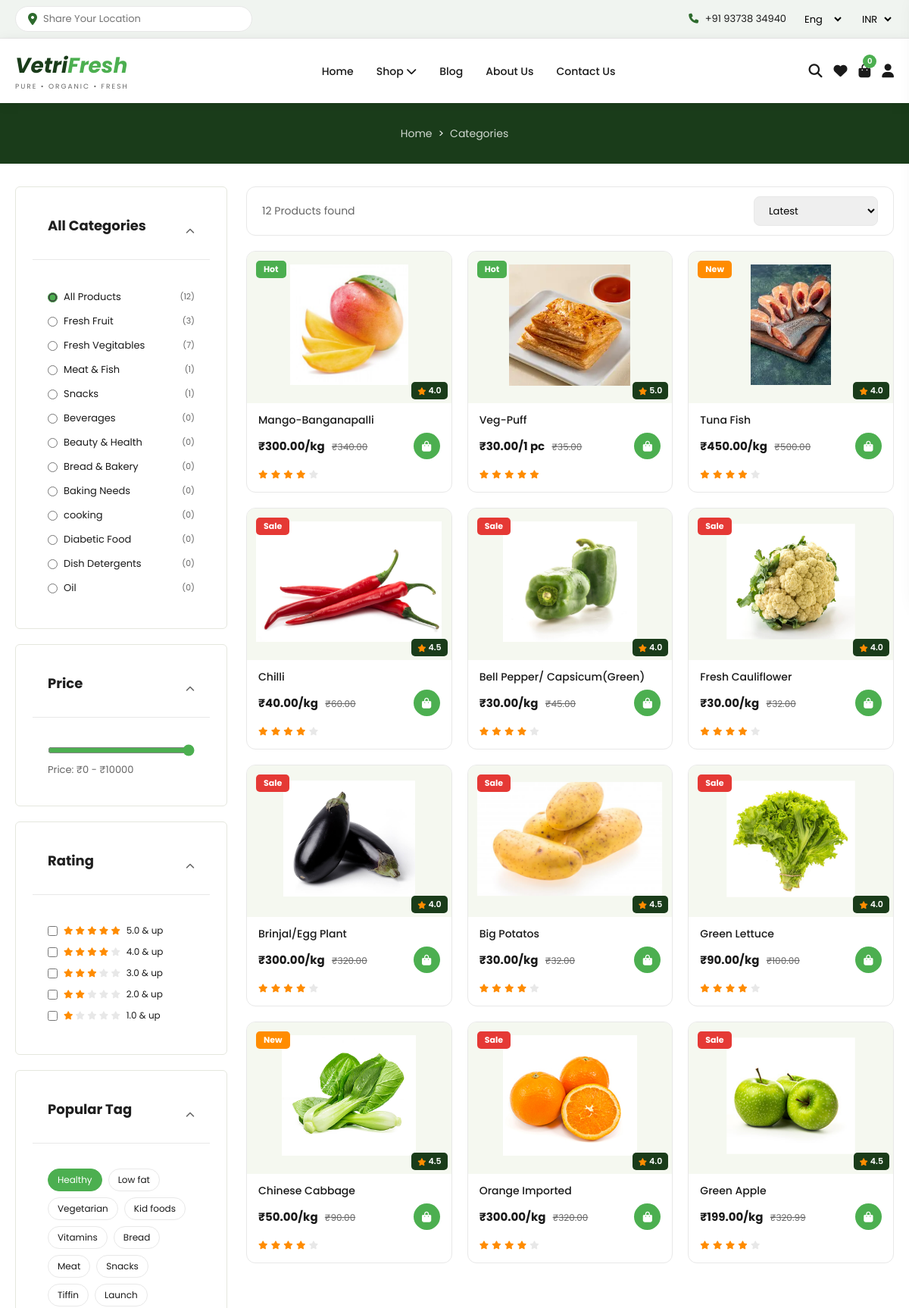
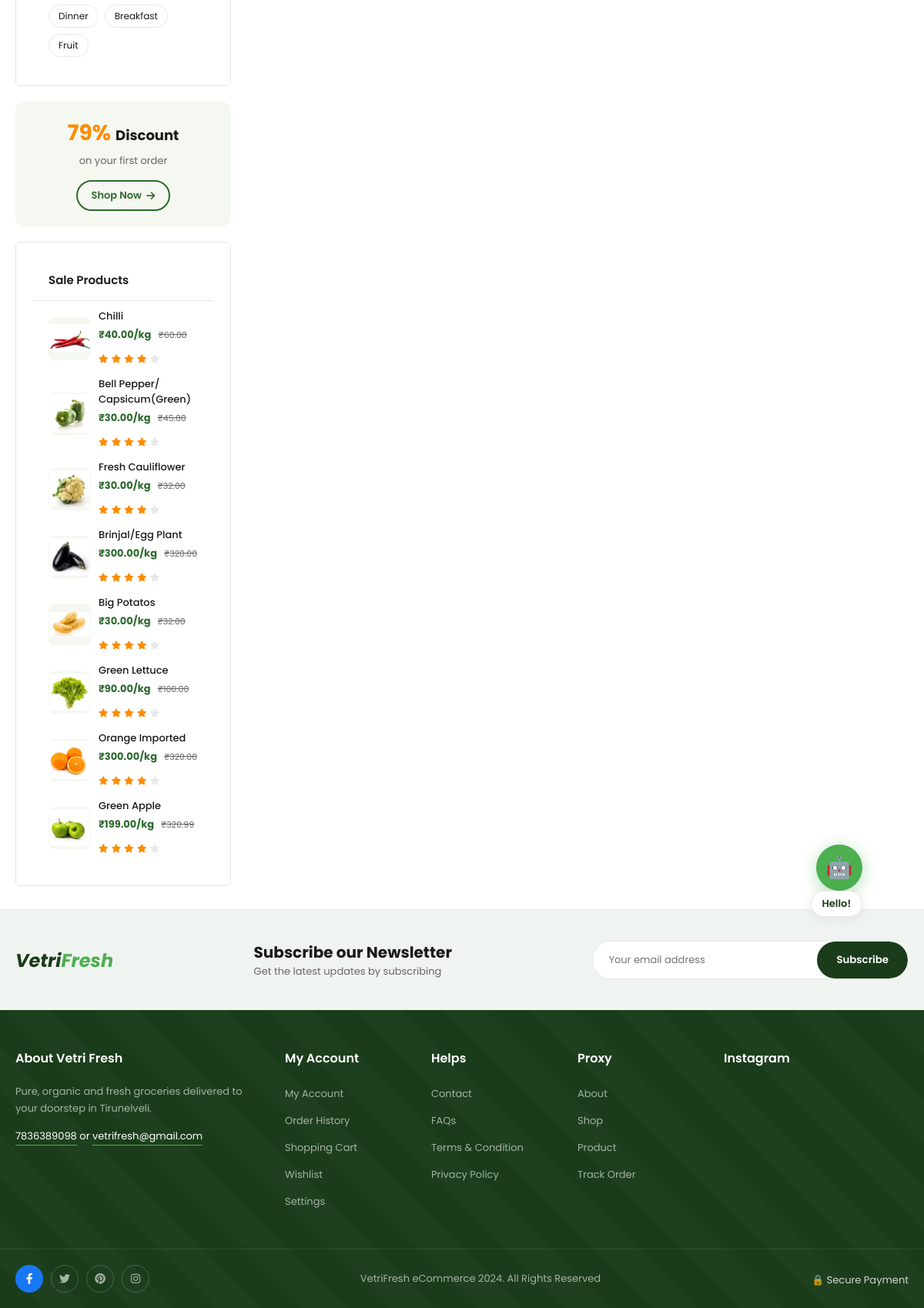
Screenshot of /products/ with the database file from the repository (2 pictures, top to bottom).
### products/models.py (models this page shows, shortened)
class Category(models.Model):
    name = models.CharField(max_length=200)
    image = models.ImageField(upload_to='categories/')
    slug = models.SlugField(unique=True)
    is_active = models.BooleanField(default=True)
    order = models.IntegerField(default=0)
    class Meta:
        verbose_name_plural = "Categories"

class Product(models.Model):
    BADGE_CHOICES = (
        ('none', 'None'),
        ('sale', 'Sale'),
        ('new', 'New'),
        ('hot', 'Hot'),
    )
    category = models.ForeignKey(Category, on_delete=models.CASCADE, related_name='products')
    name = models.CharField(max_length=200)
    slug = models.SlugField(unique=True)
    description = models.TextField(blank=True)
    image = models.ImageField(upload_to='products/')
    price = models.DecimalField(max_digits=10, decimal_places=2)
    original_price = models.DecimalField(max_digits=10, decimal_places=2, null=True, blank=True)
    unit = models.CharField(max_length=20, default='kg')
    badge = models.CharField(max_length=10, choices=BADGE_CHOICES, default='none')
    discount_percent = models.IntegerField(default=0)
    rating = models.DecimalField(max_digits=3, decimal_places=1, default=4.0)
    rating_count = models.IntegerField(default=0)
    stock = models.IntegerField(default=100)
    is_popular = models.BooleanField(default=False)
    is_active = models.BooleanField(default=True)
    created_at = models.DateTimeField(auto_now_add=True)

### products/views.py (the view)
# urls.py: path('', views.shop, name='shop'),
def shop(request):
    categories = Category.objects.filter(is_active=True).order_by('order')
    products = Product.objects.filter(is_active=True)
    category_slug = request.GET.get('category')
    selected_category = None
    if category_slug:
        selected_category = get_object_or_404(Category, slug=category_slug)
        products = products.filter(category=selected_category)
    min_price = request.GET.get('min_price', 0)
    max_price = request.GET.get('max_price', 10000)
    products = products.filter(price__gte=min_price, price__lte=max_price)
    rating = request.GET.get('rating')
    if rating:
        products = products.filter(rating__gte=rating)
    sort = request.GET.get('sort', 'latest')
    if sort == 'latest':
        products = products.order_by('-created_at')
    elif sort == 'price_low':
        products = products.order_by('price')
    elif sort == 'price_high':
        products = products.order_by('-price')
    elif sort == 'rating':
        products = products.order_by('-rating')
    paginator = Paginator(products, 12)
    page = request.GET.get('page', 1)
    products = paginator.get_page(page)
    context = {
        'categories': categories,
        'products': products,
        'selected_category': selected_category,
        'sort': sort,
        'min_price': min_price,
        'max_price': max_price,
    }
    return render(request, 'products/shop.html', context)

### templates/products/shop.html (shortened to what this page needs)
{% extends 'base.html' %}
{% load static %}
{% block content %}
<div class="breadcrumb-section">
    <div class="container">
        <nav class="breadcrumb">
            <a href="/">Home</a> &gt;
            <a href="/products/">Categories</a>
        </nav>
    </div>
    <div class="breadcrumb-bg">
    </div>
</div>
<section class="shop-section">
    <div class="container">
        <div class="shop-grid">
            <aside class="shop-sidebar">
                <div class="sidebar-widget">
                    <div class="widget-header" onclick="toggleWidget(this)">
                        <h3>All Categories</h3>
                        <i class="fas fa-chevron-up"></i>
                    </div>
                    <div class="widget-body">
                        <label class="category-check">
                            <input type="radio" name="category" value=""
                                {% if not selected_category %}checked{% endif %}
                                onchange="filterCategory('')">
                            <span>All Products</span>
                            <small>({{ categories|length }})</small>
                        </label>
                        {% for cat in categories %}
                        <label class="category-check">
                            <input type="radio" name="category" value="{{ cat.slug }}"
                                onchange="filterCategory('{{ cat.slug }}')">
                            <span>{{ cat.name }}</span>
                            <small>({{ cat.products.count }})</small>
                        </label>
                        {% endfor %}
                    </div>
                </div>
                <div class="sidebar-widget">
                    <div class="widget-header" onclick="toggleWidget(this)">
                        <h3>Price</h3>
                        <i class="fas fa-chevron-up"></i>
                    </div>
                    <div class="widget-body">
                        <div class="price-range">
                            <input type="range" id="price-range" min="0" max="1500" value="{{ max_price }}"
                                oninput="updatePrice(this.value)">
                            <div class="price-display">Price: <span id="price-val">₹{{ min_price }} - ₹{{ max_price }}</span></div>
                        </div>
                    </div>
                </div>
                <div class="sidebar-widget">
                    <div class="widget-header" onclick="toggleWidget(this)">
                        <h3>Rating</h3>
                        <i class="fas fa-chevron-up"></i>
                    </div>
                    <div class="widget-body">
                        {% for r in "54321" %}
                        <label class="rating-check">
                            <input type="checkbox" onchange="filterRating('{{ r }}')">
                            <span class="stars">
                                {% for i in "12345" %}
                                <i class="fas fa-star {% if forloop.counter > r|add:0 %}empty{% endif %}"></i>
                                {% endfor %}
                            </span>
                            <span>{{ r }}.0 & up</span>
                        </label>
                        {% endfor %}
                    </div>
                </div>
                <div class="sidebar-widget">
                    <div class="widget-header" onclick="toggleWidget(this)">
                        <h3>Popular Tag</h3>
                        <i class="fas fa-chevron-up"></i>
                    </div>
                    <div class="widget-body">
                        <div class="tags-grid">
                            <span class="tag active" onclick="filterTag(this)">Healthy</span>
                            <span class="tag" onclick="filterTag(this)">Low fat</span>
                            <span class="tag" onclick="filterTag(this)">Vegetarian</span>
                            <span class="tag" onclick="filterTag(this)">Kid foods</span>
                            <span class="tag" onclick="filterTag(this)">Vitamins</span>
                            <span class="tag" onclick="filterTag(this)">Bread</span>
                            <span class="tag" onclick="filterTag(this)">Meat</span>
                            <span class="tag" onclick="filterTag(this)">Snacks</span>
                            <span class="tag" onclick="filterTag(this)">Tiffin</span>
                            <span class="tag" onclick="filterTag(this)">Launch</span>
                            <span class="tag" onclick="filterTag(this)">Dinner</span>
                            <span class="tag" onclick="filterTag(this)">Breakfast</span>
                            <span class="tag" onclick="filterTag(this)">Fruit</span>
                        </div>
                    </div>
                </div>
                <div class="sidebar-discount">
                    <h3>79% <span>Discount</span></h3>
                    <p>on your first order</p>
                    <a href="/products/" class="btn-shop-sm">Shop Now <i class="fas fa-arrow-right"></i></a>
                </div>
                <div class="sidebar-widget">
                    <h3 class="widget-title">Sale Products</h3>
                    <div class="sale-products">
                        {% for product in products %}
                        {% if product.badge == 'sale' %}
                        <div class="sale-product-item">
                            <img src="{{ product.image.url }}" alt="{{ product.name }}">
                            <div>
                                <span class="sale-name">{{ product.name }}</span>
                                <span class="sale-price">₹{{ product.price }}/{{ product.unit }}</span>
                                <span class="sale-original">₹{{ product.original_price }}</span>
                                <div class="product-stars">
                                    {% for i in "12345" %}
                                    <i class="fas fa-star {% if forloop.counter > product.rating %}empty{% endif %}"></i>
                                    {% endfor %}
                                </div>
                            </div>
                        </div>
                        {% endif %}
                        {% endfor %}
                    </div>
                </div>
            </aside>
            <div class="shop-main">
                <div class="sort-bar">
                    <span>{{ products.paginator.count }} Products found</span>
                    <select onchange="sortProducts(this.value)" class="sort-select">
                        <option value="latest" {% if sort == 'latest' %}selected{% endif %}>Latest</option>
                    </select>
                </div>
                <div class="shop-products-grid">
                    {% for product in products %}
                    <div class="shop-product-card">
                        {% if product.badge != 'none' %}
                        <span class="product-badge badge-{{ product.badge }}">
                            {% if product.badge == 'sale' %}Sale{% elif product.badge == 'new' %}New{% elif product.badge == 'hot' %}Hot{% endif %}
                        </span>
                        {% endif %}
                        <div class="shop-product-img">
                            <a href="/products/{{ product.slug }}/">
                            </a>
                            {% if product.rating %}
                            <div class="product-rating-badge">
                                <i class="fas fa-star"></i> {{ product.rating }}
                            </div>
                            {% endif %}
                        </div>
                        <div class="shop-product-info">
                            <a href="/products/{{ product.slug }}/" class="shop-product-name">{{ product.name }}</a>
                            <div class="product-price-row">
                                <div>
                                    <span class="product-price">₹{{ product.price }}/{{ product.unit }}</span>
                                    {% if product.original_price %}
                                    <span class="product-original">₹{{ product.original_price }}</span>
                                    {% endif %}
                                </div>
                               <button class="btn-add-cart"
    onclick="window.location='/products/{{ product.slug }}/'"
    {% if product.stock == 0 %}disabled{% endif %}>
    <i class="fas fa-shopping-bag"></i>
</button>
                            </div>
                            <div class="product-stars">
                                {% for i in "12345" %}
                                <i class="fas fa-star {% if forloop.counter > product.rating %}empty{% endif %}"></i>
                                {% endfor %}
                            </div>
                        </div>
                    </div>
                    {% empty %}
                    <div class="no-products">
                        <i class="fas fa-box-open"></i>
                        <p>No products found!</p>
                    </div>
                    {% endfor %}
                </div>
            </div>
        </div>
    </div>
</section>
{% endblock %}

### rows the page displays
Category: name "Fresh Fruit", products.count "3"
Category: name "Fresh Vegitables", products.count "7"
Category: name "Meat & Fish", products.count "1"
Category: name "Snacks", products.count "1"
Category: name "Beverages", products.count "0"
Category: name "Beauty & Health", products.count "0"
Category: name "Bread & Bakery", products.count "0"
Category: name "Baking Needs", products.count "0"
Category: name "cooking", products.count "0"
Category: name "Diabetic Food", products.count "0"
Category: name "Dish Detergents", products.count "0"
Category: name "Oil", products.count "0"
Product: image (picture), name "Chilli", price "40.00", unit "kg", original_price "60.00", badge "sale" (drawn), rating "4.5"
Product: image (picture), name "Bell Pepper/ Capsicum(Green)", price "30.00", unit "kg", original_price "45.00", badge "sale" (drawn), rating "4.0"
Product: image (picture), name "Fresh Cauliflower", price "30.00", unit "kg", original_price "32.00", badge "sale" (drawn), rating "4.0"
Product: image (picture), name "Brinjal/Egg Plant", price "300.00", unit "kg", original_price "320.00", badge "sale" (drawn), rating "4.0"
Product: image (picture), name "Big Potatos", price "30.00", unit "kg", original_price "32.00", badge "sale" (drawn), rating "4.5"
Product: image (picture), name "Green Lettuce", price "90.00", unit "kg", original_price "100.00", badge "sale" (drawn), rating "4.0"
Product: image (picture), name "Orange Imported", price "300.00", unit "kg", original_price "320.00", badge "sale" (drawn), rating "4.0"
Product: image (picture), name "Green Apple", price "199.00", unit "kg", original_price "320.99", badge "sale" (drawn), rating "4.5"
Product: badge "Hot", rating "4.0", name "Mango-Banganapalli", price "300.00", unit "kg", original_price "340.00"
Product: badge "Hot", rating "5.0", name "Veg-Puff", price "30.00", unit "1 pc", original_price "35.00"
Product: badge "New", rating "4.0", name "Tuna Fish", price "450.00", unit "kg", original_price "500.00"
Product: badge "New", rating "4.5", name "Chinese Cabbage", price "50.00", unit "kg", original_price "90.00"

### other values shown
{{ cart_count }} "0"
{{ categories|length }} "12"
{{ min_price }} "0"
{{ max_price }} "10000"
{{ r }} "5" "4" "3" "2" "1"
{{ products.paginator.count }} "12"
